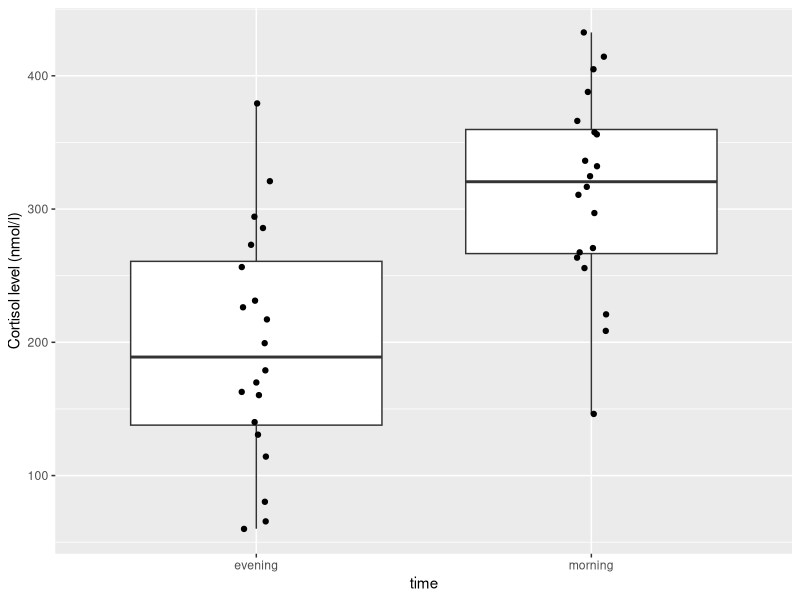
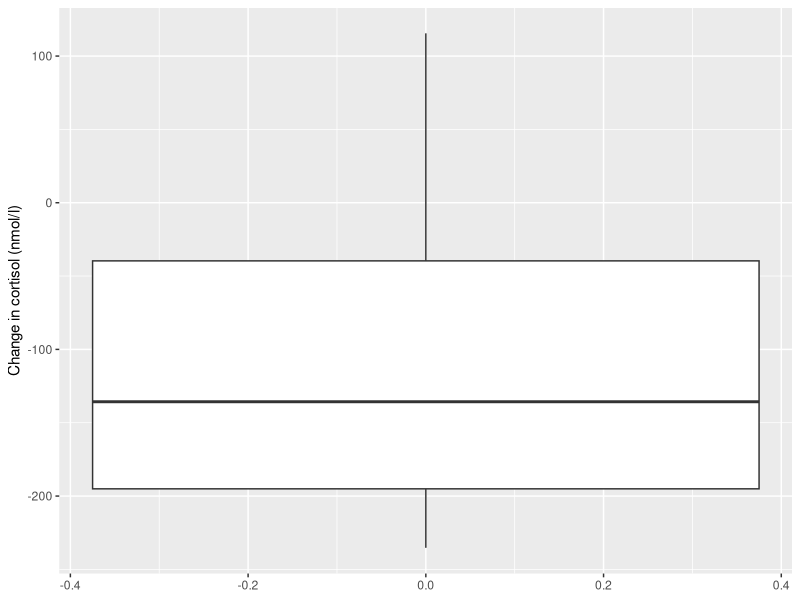
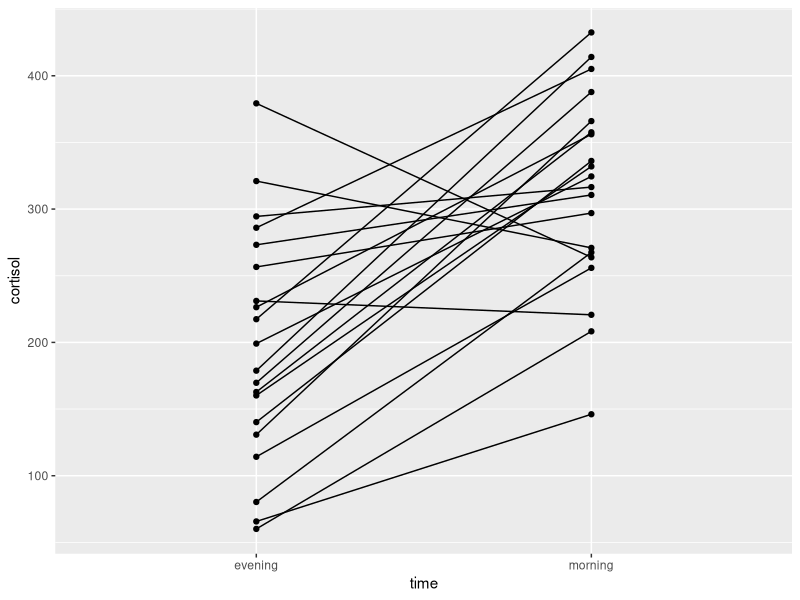
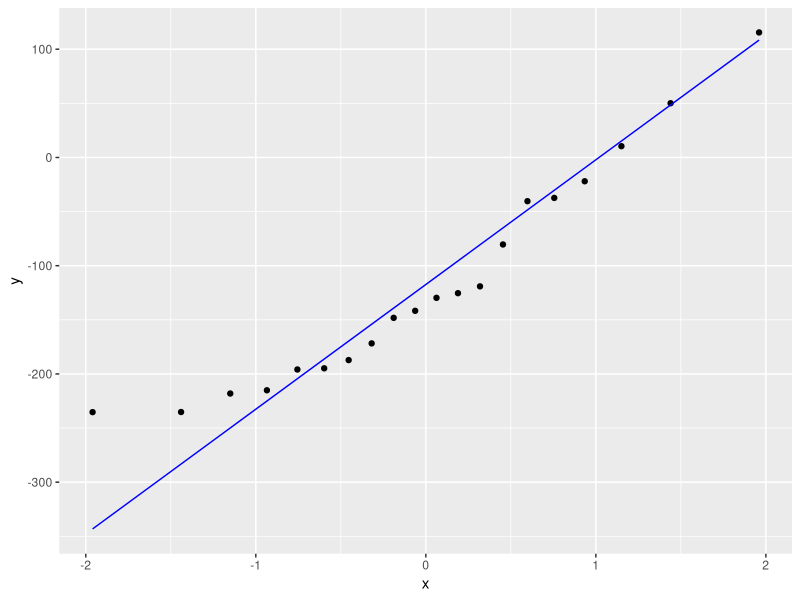

Recreate these plots in R, in order. (Note: this script raises an error after producing the figures.)
## ---- chunk 1
library(tidyverse)
## ---- chunk 2
cortisolDF <- read_csv("data/CS1-twopaired.csv")
head(cortisolDF)
## ---- chunk 3
ggplot(cortisolDF,
       aes(x = time, y = cortisol)) +
  geom_boxplot() +
  geom_jitter(width = 0.05) +  #we use geom_jitter instead of geom_point to add a small amount of variation in the points for better visibility and avoid overlapping points in the boxplot
  ylab("Cortisol level (nmol/l)")
## ---- chunk 4
cortisol_diffDF <- cortisolDF %>%
  pivot_wider(id_cols = patient_id, #says that each observational unit is determined by patient_id
              names_from = time, #says that there will be new columns with names from the 'time' column (here we only have morning and evening)
              values_from = cortisol) %>% #instruction to populate the new columns with the values coming from the 'cortisol' column
  mutate(cortisol_change = evening - morning) #create a new column called 'cortisol_change' that contains the difference between evening and morning measurements

head(cortisol_diffDF)
## ---- chunk 5
ggplot(cortisol_diffDF,
       aes(y = cortisol_change)) +
  geom_boxplot() +
  ylab("Change in cortisol (nmol/l)")
## ---- chunk 6
ggplot(cortisolDF,
       aes(x = time,
           y = cortisol,
           group = patient_id)) +
  geom_point() +
  geom_line()
## ---- chunk 7
cortisol_diffDF %>%
  pull(cortisol_change) %>%
  shapiro.test()

#Alternatively
# shapiro.test(cortisol_diffDF$cortisol_change)
## ---- chunk 8
cortisol_diffDF %>%
  ggplot(aes(sample = cortisol_change)) +
  stat_qq() +
  stat_qq_line(color = "blue")
## ---- chunk 9
t.test(cortisol ~ time,
       alternative = "two.sided",
       paired = TRUE,
       data = cortisolDF)


## ---- chunk 10
wilcox.test(cortisol ~ time,
            alternative = "two.sided",
            paired = TRUE,
            data = cortisolDF)
